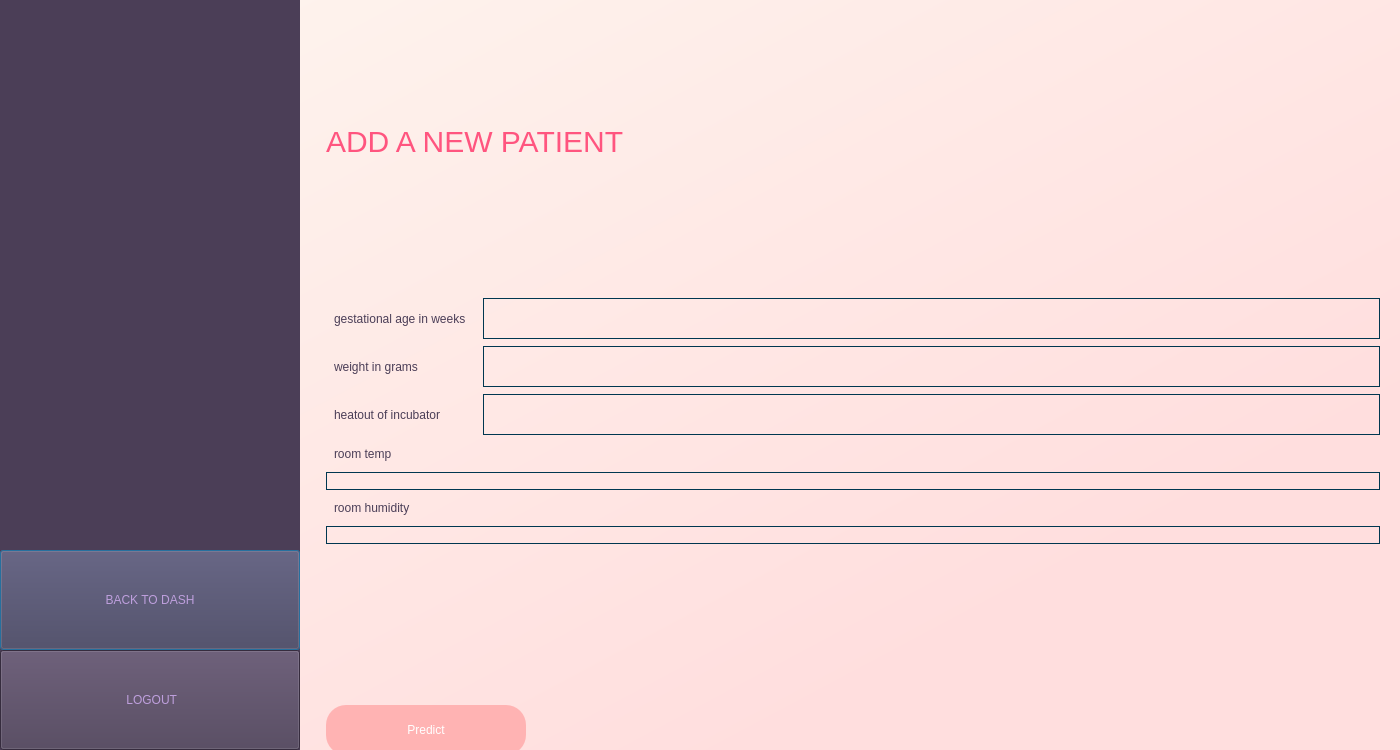
<?xml version="1.0" encoding="UTF-8"?>
<ui version="4.0">
 <class>Dialog</class>
 <widget class="QDialog" name="Dialog">
  <property name="geometry">
   <rect>
    <x>0</x>
    <y>0</y>
    <width>1400</width>
    <height>750</height>
   </rect>
  </property>
  <property name="minimumSize">
   <size>
    <width>1400</width>
    <height>750</height>
   </size>
  </property>
  <property name="windowTitle">
   <string>Dialog</string>
  </property>
  <property name="styleSheet">
   <string notr="true">QWidget#dashwidget{
	background-color : qlineargradient(spread:pad, x1:0, y1:0, x2:1, y2:1, stop:0 rgba(254, 246, 239, 255), stop:0.766169 rgba(255, 222, 222, 255))
}</string>
  </property>
  <layout class="QVBoxLayout" name="verticalLayout">
   <property name="spacing">
    <number>7</number>
   </property>
   <property name="leftMargin">
    <number>0</number>
   </property>
   <property name="topMargin">
    <number>0</number>
   </property>
   <property name="rightMargin">
    <number>0</number>
   </property>
   <property name="bottomMargin">
    <number>0</number>
   </property>
   <item>
    <widget class="QWidget" name="dashwidget" native="true">
     <property name="minimumSize">
      <size>
       <width>1400</width>
       <height>750</height>
      </size>
     </property>
     <property name="styleSheet">
      <string notr="true">QWidget#dashwidget{
	background-color : qlineargradient(spread:pad, x1:0, y1:0, x2:1, y2:1, stop:0 rgba(254, 246, 239, 255), stop:0.766169 rgba(255, 222, 222, 255))
}</string>
     </property>
     <layout class="QGridLayout" name="gridLayout_2">
      <property name="leftMargin">
       <number>0</number>
      </property>
      <property name="topMargin">
       <number>0</number>
      </property>
      <property name="rightMargin">
       <number>0</number>
      </property>
      <property name="bottomMargin">
       <number>0</number>
      </property>
      <item row="0" column="0">
       <layout class="QHBoxLayout" name="horizontalLayout">
        <item>
         <widget class="QWidget" name="widget" native="true">
          <property name="minimumSize">
           <size>
            <width>300</width>
            <height>750</height>
           </size>
          </property>
          <property name="styleSheet">
           <string notr="true">background-color: rgb(75, 62, 87);</string>
          </property>
          <layout class="QVBoxLayout" name="verticalLayout_4">
           <property name="spacing">
            <number>0</number>
           </property>
           <property name="leftMargin">
            <number>0</number>
           </property>
           <property name="topMargin">
            <number>0</number>
           </property>
           <property name="rightMargin">
            <number>0</number>
           </property>
           <property name="bottomMargin">
            <number>0</number>
           </property>
           <item>
            <layout class="QVBoxLayout" name="verticalLayout_6">
             <item>
              <widget class="QLabel" name="data1">
               <property name="styleSheet">
                <string notr="true">font: 14pt &quot;MS Shell Dlg 2&quot;;
color:rgb(216, 196, 255);</string>
               </property>
               <property name="text">
                <string/>
               </property>
              </widget>
             </item>
             <item>
              <widget class="QLabel" name="data2">
               <property name="styleSheet">
                <string notr="true">font: 14pt &quot;MS Shell Dlg 2&quot;;
color:rgb(216, 196, 255);</string>
               </property>
               <property name="text">
                <string/>
               </property>
              </widget>
             </item>
             <item>
              <widget class="QLabel" name="data3">
               <property name="styleSheet">
                <string notr="true">font: 14pt &quot;MS Shell Dlg 2&quot;;
color:rgb(216, 196, 255);</string>
               </property>
               <property name="text">
                <string/>
               </property>
              </widget>
             </item>
             <item>
              <widget class="QLabel" name="data4">
               <property name="styleSheet">
                <string notr="true">font: 14pt &quot;MS Shell Dlg 2&quot;;
color:rgb(216, 196, 255);</string>
               </property>
               <property name="text">
                <string/>
               </property>
              </widget>
             </item>
            </layout>
           </item>
           <item>
            <widget class="QPushButton" name="dash">
             <property name="minimumSize">
              <size>
               <width>300</width>
               <height>100</height>
              </size>
             </property>
             <property name="styleSheet">
              <string notr="true">font: 18pt &quot;Calibri&quot;;
color: rgb(190, 159, 221);</string>
             </property>
             <property name="text">
              <string>BACK TO DASH</string>
             </property>
            </widget>
           </item>
           <item>
            <widget class="QPushButton" name="logout">
             <property name="minimumSize">
              <size>
               <width>300</width>
               <height>100</height>
              </size>
             </property>
             <property name="styleSheet">
              <string notr="true">font: 18pt &quot;Calibri&quot;;
color:rgb(190, 159, 221);
background-color:rgb(75, 62, 87);</string>
             </property>
             <property name="text">
              <string> LOGOUT</string>
             </property>
             <property name="icon">
              <iconset>
               <normaloff>../Lib-Management-latest/Lib-Management-Latest-main/logout icon.png</normaloff>../Lib-Management-latest/Lib-Management-Latest-main/logout icon.png</iconset>
             </property>
             <property name="iconSize">
              <size>
               <width>30</width>
               <height>30</height>
              </size>
             </property>
            </widget>
           </item>
          </layout>
         </widget>
        </item>
        <item>
         <spacer name="verticalSpacer">
          <property name="orientation">
           <enum>Qt::Vertical</enum>
          </property>
          <property name="sizeHint" stdset="0">
           <size>
            <width>20</width>
            <height>40</height>
           </size>
          </property>
         </spacer>
        </item>
        <item>
         <layout class="QVBoxLayout" name="verticalLayout_2">
          <item>
           <spacer name="horizontalSpacer_3">
            <property name="orientation">
             <enum>Qt::Horizontal</enum>
            </property>
            <property name="sizeHint" stdset="0">
             <size>
              <width>40</width>
              <height>100</height>
             </size>
            </property>
           </spacer>
          </item>
          <item>
           <widget class="QLabel" name="libraryRecords">
            <property name="minimumSize">
             <size>
              <width>1035</width>
              <height>54</height>
             </size>
            </property>
            <property name="styleSheet">
             <string notr="true">font-size: 30px;
font: 75 26pt &quot;Trebuchet MS&quot;;
color: rgb(255, 85, 127);</string>
            </property>
            <property name="text">
             <string>ADD A NEW PATIENT</string>
            </property>
            <property name="textFormat">
             <enum>Qt::AutoText</enum>
            </property>
           </widget>
          </item>
          <item>
           <widget class="QLabel" name="value">
            <property name="minimumSize">
             <size>
              <width>1035</width>
              <height>27</height>
             </size>
            </property>
            <property name="styleSheet">
             <string notr="true">font: 10pt &quot;Calibri&quot; bold;
color:rgb(0, 0, 0);</string>
            </property>
            <property name="text">
             <string/>
            </property>
           </widget>
          </item>
          <item>
           <spacer name="horizontalSpacer_4">
            <property name="orientation">
             <enum>Qt::Horizontal</enum>
            </property>
            <property name="sizeHint" stdset="0">
             <size>
              <width>40</width>
              <height>20</height>
             </size>
            </property>
           </spacer>
          </item>
          <item>
           <layout class="QGridLayout" name="gridLayout">
            <property name="spacing">
             <number>7</number>
            </property>
            <item row="0" column="0">
             <widget class="QLabel" name="label_5">
              <property name="minimumSize">
               <size>
                <width>150</width>
                <height>40</height>
               </size>
              </property>
              <property name="styleSheet">
               <string notr="true">color:rgb(75, 62, 87);
font: 14pt &quot;Calibri&quot;;
margin : 5px;
</string>
              </property>
              <property name="text">
               <string>gestational age in weeks</string>
              </property>
             </widget>
            </item>
            <item row="2" column="3">
             <widget class="QLineEdit" name="heatout1">
              <property name="minimumSize">
               <size>
                <width>684</width>
                <height>41</height>
               </size>
              </property>
              <property name="styleSheet">
               <string notr="true">background-color: rgba(0, 0, 0, 0);
border:1px solid rgb(0, 55, 80);
color: rgb(0, 55, 80);
font: 75 12pt &quot;Calibri&quot; bold;

</string>
              </property>
             </widget>
            </item>
            <item row="1" column="3">
             <widget class="QLineEdit" name="weight1">
              <property name="minimumSize">
               <size>
                <width>684</width>
                <height>41</height>
               </size>
              </property>
              <property name="styleSheet">
               <string notr="true">background-color: rgba(0, 0, 0, 0);
border:1px solid rgb(0, 55, 80);
color: rgb(0, 55, 80);
font: 75 12pt &quot;Calibri&quot; bold;

</string>
              </property>
             </widget>
            </item>
            <item row="2" column="0">
             <widget class="QLabel" name="label_3">
              <property name="minimumSize">
               <size>
                <width>150</width>
                <height>40</height>
               </size>
              </property>
              <property name="styleSheet">
               <string notr="true">color:rgb(75, 62, 87);
font: 14pt &quot;Calibri&quot;;
margin : 5px;</string>
              </property>
              <property name="text">
               <string>heatout of incubator</string>
              </property>
             </widget>
            </item>
            <item row="0" column="3">
             <widget class="QLineEdit" name="age1">
              <property name="minimumSize">
               <size>
                <width>684</width>
                <height>41</height>
               </size>
              </property>
              <property name="styleSheet">
               <string notr="true">background-color: rgba(0, 0, 0, 0);
border:1px solid rgb(0, 55, 80);
color: rgb(0, 55, 80);
font: 75 12pt &quot;Calibri&quot; bold;

</string>
              </property>
              <property name="text">
               <string/>
              </property>
             </widget>
            </item>
            <item row="3" column="1">
             <layout class="QFormLayout" name="formLayout"/>
            </item>
            <item row="3" column="0">
             <widget class="QLabel" name="label_2">
              <property name="styleSheet">
               <string notr="true">color:rgb(75, 62, 87);
font: 14pt &quot;Calibri&quot;;
margin : 5px;</string>
              </property>
              <property name="text">
               <string>room temp</string>
              </property>
             </widget>
            </item>
            <item row="1" column="0">
             <widget class="QLabel" name="label">
              <property name="minimumSize">
               <size>
                <width>150</width>
                <height>40</height>
               </size>
              </property>
              <property name="styleSheet">
               <string notr="true">color:rgb(75, 62, 87);
font: 14pt &quot;Calibri&quot;;
margin : 5px;</string>
              </property>
              <property name="text">
               <string>weight in grams</string>
              </property>
             </widget>
            </item>
           </layout>
          </item>
          <item>
           <layout class="QVBoxLayout" name="verticalLayout_3">
            <item>
             <widget class="QLineEdit" name="temp">
              <property name="styleSheet">
               <string notr="true">background-color: rgba(0, 0, 0, 0);
border:1px solid rgb(0, 55, 80);
color: rgb(0, 55, 80);
font: 75 12pt &quot;Calibri&quot; bold;
</string>
              </property>
             </widget>
            </item>
            <item>
             <widget class="QLabel" name="label_4">
              <property name="styleSheet">
               <string notr="true">color:rgb(75, 62, 87);
font: 14pt &quot;Calibri&quot;;
margin : 5px;</string>
              </property>
              <property name="text">
               <string>room humidity</string>
              </property>
             </widget>
            </item>
            <item>
             <widget class="QLineEdit" name="hum">
              <property name="enabled">
               <bool>true</bool>
              </property>
              <property name="styleSheet">
               <string notr="true">background-color: rgba(0, 0, 0, 0);
border:1px solid rgb(0, 55, 80);
color: rgb(0, 55, 80);
font: 75 12pt &quot;Calibri&quot; bold;
</string>
              </property>
             </widget>
            </item>
            <item>
             <layout class="QHBoxLayout" name="horizontalLayout_2"/>
            </item>
            <item>
             <spacer name="horizontalSpacer_2">
              <property name="orientation">
               <enum>Qt::Horizontal</enum>
              </property>
              <property name="sizeHint" stdset="0">
               <size>
                <width>40</width>
                <height>150</height>
               </size>
              </property>
             </spacer>
            </item>
           </layout>
          </item>
          <item>
           <widget class="QPushButton" name="predict">
            <property name="minimumSize">
             <size>
              <width>200</width>
              <height>50</height>
             </size>
            </property>
            <property name="maximumSize">
             <size>
              <width>150</width>
              <height>40</height>
             </size>
            </property>
            <property name="styleSheet">
             <string notr="true">font: 15pt &quot;Calibri&quot;;
color:rgb(255, 255, 255);
background-color:rgb(255, 179, 179);
border-radius:20px;


</string>
            </property>
            <property name="text">
             <string>Predict</string>
            </property>
           </widget>
          </item>
         </layout>
        </item>
        <item>
         <spacer name="verticalSpacer_2">
          <property name="orientation">
           <enum>Qt::Vertical</enum>
          </property>
          <property name="sizeHint" stdset="0">
           <size>
            <width>20</width>
            <height>40</height>
           </size>
          </property>
         </spacer>
        </item>
       </layout>
      </item>
     </layout>
    </widget>
   </item>
  </layout>
 </widget>
 <resources/>
 <connections/>
</ui>
